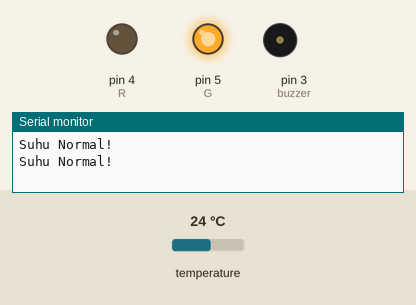
The sketch below on a simulated Arduino Uno, built with avr-gcc and run on an emulated ATmega328P. Parts: output pins drawn as LEDs (lit = HIGH), buzzer (waves = sounding, pin HIGH), the last lines printed to the serial monitor. Inputs (shaded band) come from the test bench; at power-on: temperature 24 °C.

Above: at 2.3 s.
2.4 s: temperature set to 29.2 °C
4.2 s: temperature set to 30.4 °C
At 4.9 s:
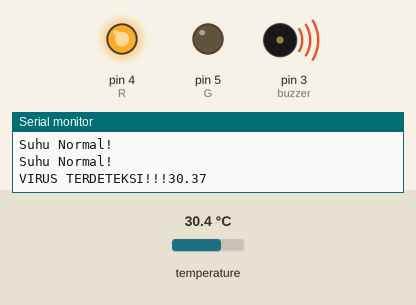
6.1 s: temperature set to 12 °C
At 7.1 s:
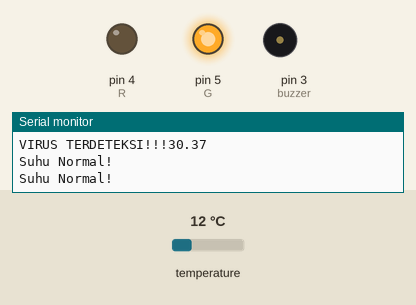
7.6 s: temperature set to 33 °C
At 8.1 s:
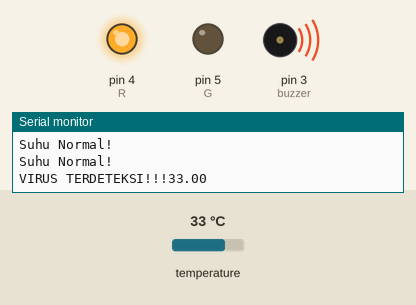
Timing chart, 0 to 10.1 s (numbered marks = the images above; inputs shaded):
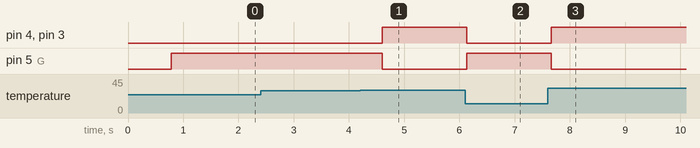

The sketch:

5.DS1820__buzzer_LED.ino
```cpp
#include <OneWire.h>

#include <DallasTemperature.h>

 int sensorSuhu =2;
 int buzzer=3;

 int R=4;
 int G=5;
 OneWire oneWire(sensorSuhu);
 DallasTemperature sensors(&oneWire);

 void setup() {
 //Menentukan Fungsionalitas dari PIN pada Microcontroller
 Serial.begin(9600); //baudrate yang digunakan untuk komunikasi microcontroller dengan komputer
 sensors.begin(); //Memanggil fungsi
 pinMode(sensorSuhu, INPUT);
 pinMode(buzzer, OUTPUT);
 pinMode(R,OUTPUT);
 pinMode(G,OUTPUT);
 }

 void loop() {
 //Program yang akan dijalankan berulang-ulang
 sensors.requestTemperatures();
  float bacaSuhu = sensors.getTempCByIndex(0); //Membaca data di index 0 pada one wire

  if(bacaSuhu >=30){
  Serial.print("VIRUS TERDETEKSI!!!");
  Serial.println(bacaSuhu);
  digitalWrite(buzzer,HIGH);
  digitalWrite(R,HIGH);
  digitalWrite(G,LOW);
  }
  else
  {
  Serial.println("Suhu Normal!");
  digitalWrite(buzzer,LOW);
  digitalWrite(R,LOW);
  digitalWrite(G,HIGH);
  }
  }
```

Measured:
- the behaviour switches between 29.9 and 30 °C on temperature (found by bisection; images 0 and 1)
- after the input at 4.2 s, pin 4 (R), pin 3 (buzzer): LOW → HIGH after 0.40 s; pin 5 (G): HIGH → LOW after 0.40 s
- after the input at 6.1 s, pin 4 (R), pin 3 (buzzer): HIGH → LOW at once; pin 5 (G): LOW → HIGH at once
- after the input at 7.6 s, pin 4 (R), pin 3 (buzzer): LOW → HIGH after 0.06 s; pin 5 (G): HIGH → LOW after 0.06 s
